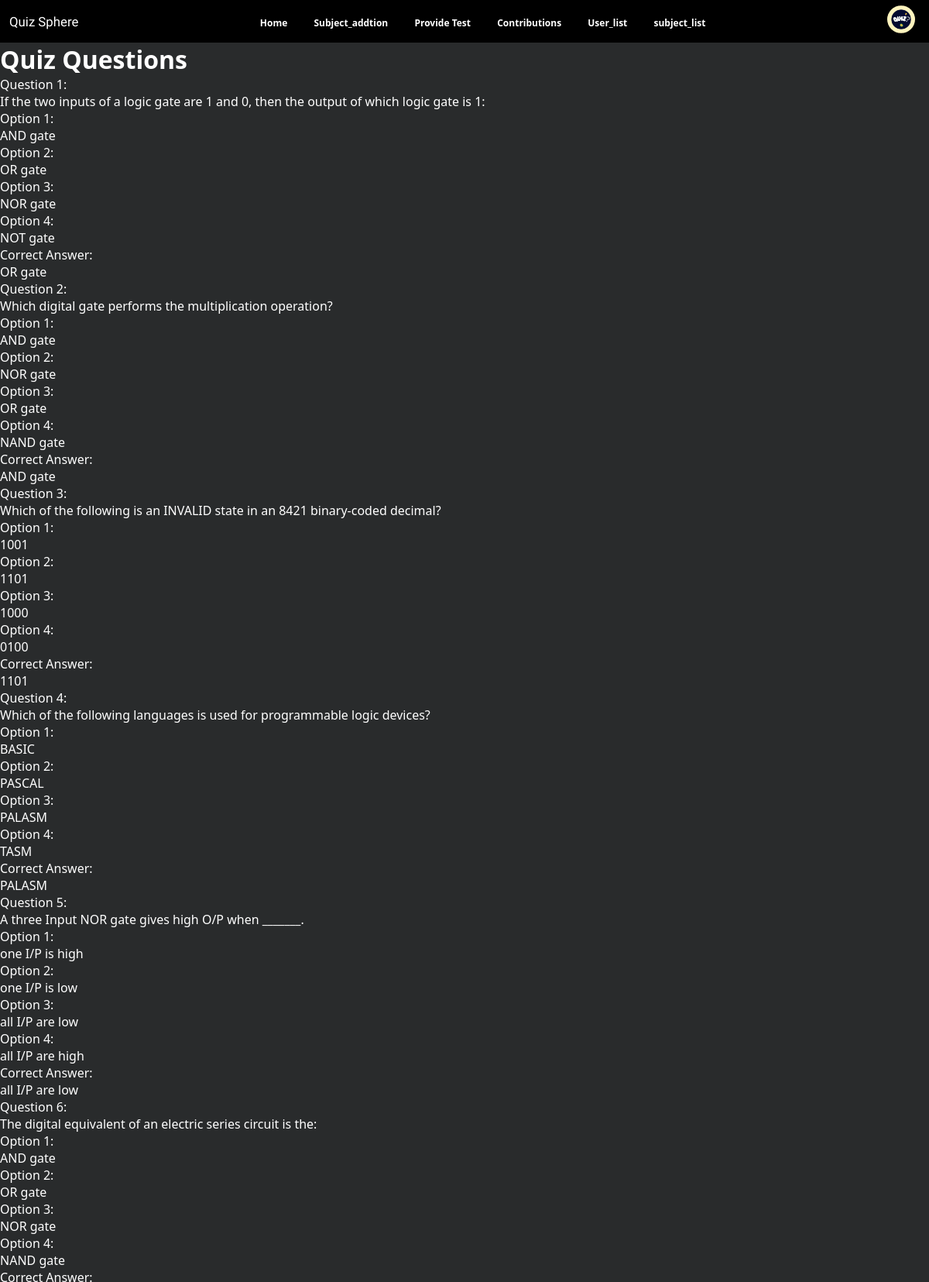
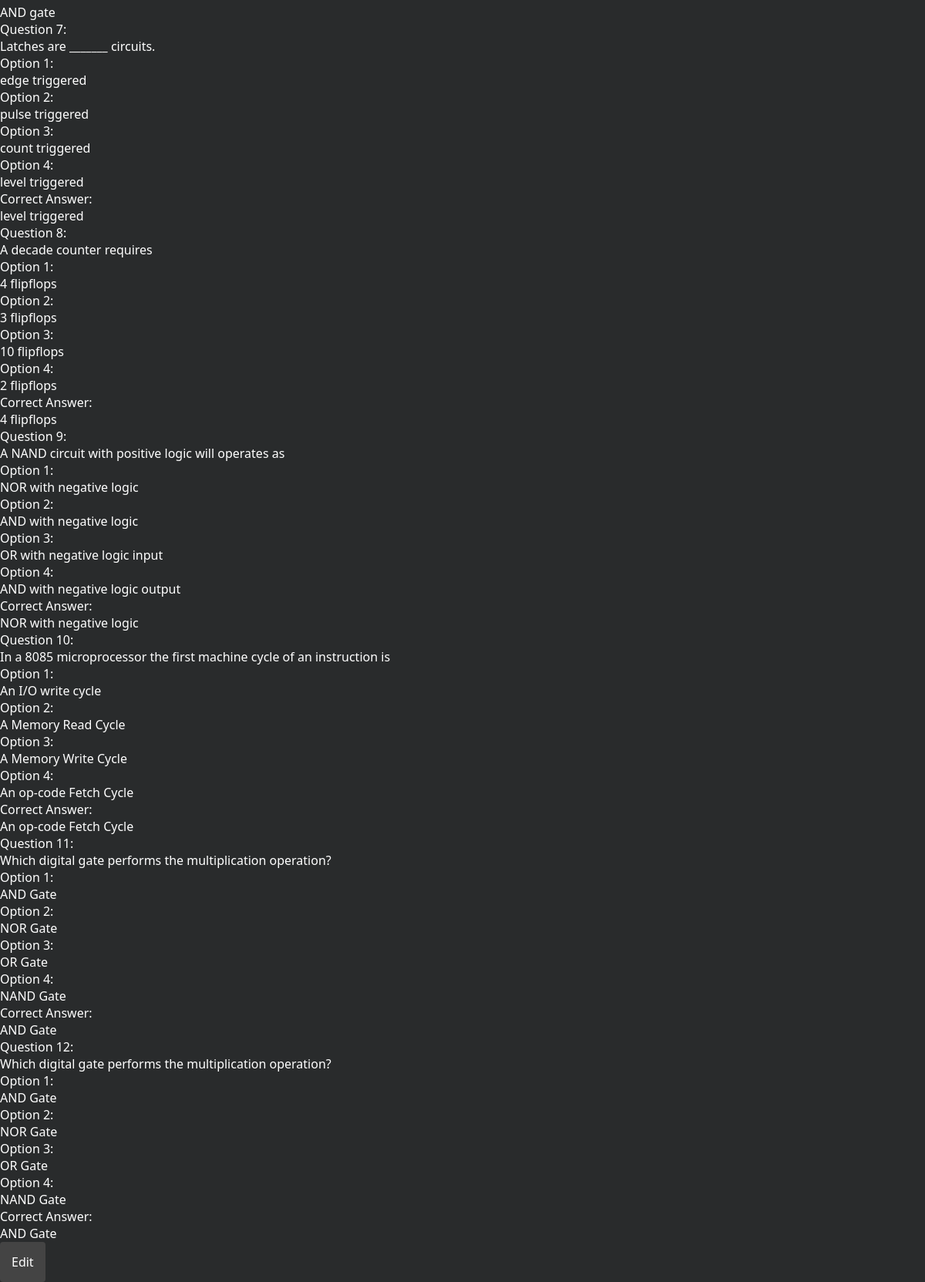
/Admin_Allpages/questions.php?paper_id=1, run on the app's committed database (2 pictures, top to bottom).
### tables this page shows
CREATE TABLE `exam_questions` (
  `question_id` int(11) NOT NULL,
  `paper_id` int(11) DEFAULT NULL,
  `question` text NOT NULL,
  `option1` varchar(255) NOT NULL,
  `option2` varchar(255) NOT NULL,
  `option3` varchar(255) NOT NULL,
  `option4` varchar(255) NOT NULL,
  `correct_answer` varchar(255) NOT NULL
);

### Admin_Allpages/questions.php (the view, shortened to what this page needs)
<?php
$editMode = isset($_GET['edit']);
include_once '../config.php';
$paper_id = isset($_GET['paper_id']) ? intval($_GET['paper_id']) : 0;
$sql = "SELECT * FROM exam_questions WHERE paper_id = $paper_id";
$result = $conn->query($sql);
$questionNumber = 1;
?>
<!DOCTYPE html>
<html lang="en">
<head>
    <link rel="stylesheet" href="css/style.css">
    <link rel="stylesheet" href="../Navber/style.css">
</head>
<body>
    <?php
    include_once '../Navber/adminnav.php';
    ?>
    <h1><?php echo $editMode ? "Edit Quiz Questions" : "Quiz Questions"; ?></h1>
    <?php
    if ($result->num_rows > 0) {
        echo "<form action='submit_changes.php' method='post'>";
        while ($row = $result->fetch_assoc()) {
            echo "<div class='question-container'>";
            echo "<label>Question " . $questionNumber . ":</label><br>";
            if ($editMode) {
                echo "<input type='text' name='question[" . $row['id'] . "]' value='" . $row['question'] . "'><br>";
            } else {
                echo "<p>" . $row['question'] . "</p>";
            }
            echo "<label>Option 1: </label><br>";
            echo $editMode ? "<input type='text' name='option1[" . $row['id'] . "]' value='" . $row['option1'] . "'><br>" : "<p>" . $row['option1'] . "</p>";
            echo "<label>Option 2: </label><br>";
            echo $editMode ? "<input type='text' name='option2[" . $row['id'] . "]' value='" . $row['option2'] . "'><br>" : "<p>" . $row['option2'] . "</p>";
            echo "<label>Option 3: </label><br>";
            echo $editMode ? "<input type='text' name='option3[" . $row['id'] . "]' value='" . $row['option3'] . "'><br>" : "<p>" . $row['option3'] . "</p>";
            echo "<label>Option 4: </label><br>";
            echo $editMode ? "<input type='text' name='option4[" . $row['id'] . "]' value='" . $row['option4'] . "'><br>" : "<p>" . $row['option4'] . "</p>";
            echo "<label>Correct Answer: </label><br>";
            echo $editMode ? "<input type='text' name='correct_answer[" . $row['id'] . "]' value='" . $row['correct_answer'] . "'><br>" : "<p>" . $row['correct_answer'] . "</p>";
            echo "</div>";
            $questionNumber++;
        }
        echo "</form>";
        if (!$editMode) {
            echo "<a href='questions.php?paper_id=$paper_id&edit=true'><button class='button-style'>Edit</button></a>";
        }
    } else {
        echo "<p>No questions found for this paper.</p>";
    }
    ?>
</body>
</html>

### Admin_Allpages/css/style.css (style rules this page uses)
* { margin: 0; padding: 0; font-family: system-ui, -apple-system, BlinkMacSystemFont, "Segoe UI", Roboto, Oxygen, Ubuntu, Cantarell, "Open Sans", "Helvetica Neue", sans-serif; }
body { background-color: #292b2c; color: #ffffff; }

### Navber/style.css (style rules this page uses)
* { font-family: Arial, sans-serif; margin: 0; padding: 0; }
body { font-family: Arial, sans-serif; }
button { padding: 15px; font-size: 1em; background: #444; color: white; border: none; border-radius: 4px; cursor: pointer; outline: none; }

### data on the page
exam_questions: question "If the two inputs of a logic gate are 1 and 0, then the output of which logic gate is 1:", option1 "AND gate", option2 "OR gate", option3 "NOR gate", option4 "NOT gate", correct_answer "OR gate"
exam_questions: question "Which digital gate performs the multiplication operation?", option1 "AND gate", option2 "NOR gate", option3 "OR gate", option4 "NAND gate", correct_answer "AND gate"
exam_questions: question "Which of the following is an INVALID state in an 8421 binary-coded decimal?", option1 "1001", option2 "1101", option3 "1000", option4 "0100", correct_answer "1101"
exam_questions: question "Which of the following languages is used for programmable logic devices?", option1 "BASIC", option2 "PASCAL", option3 "PALASM", option4 "TASM", correct_answer "PALASM"
exam_questions: question "A three Input NOR gate gives high O/P when _______.", option1 "one I/P is high", option2 "one I/P is low", option3 "all I/P are low", option4 "all I/P are high", correct_answer "all I/P are low"
exam_questions: question "The digital equivalent of an electric series circuit is the:", option1 "AND gate", option2 "OR gate", option3 "NOR gate", option4 "NAND gate", correct_answer "AND gate"
exam_questions: question "Latches are _______ circuits.", option1 "edge triggered", option2 "pulse triggered", option3 "count triggered", option4 "level triggered", correct_answer "level triggered"
exam_questions: question "A decade counter requires", option1 "4 flipflops", option2 "3 flipflops", option3 "10 flipflops", option4 "2 flipflops", correct_answer "4 flipflops"
exam_questions: question "A NAND circuit with positive logic will operates as", option1 "NOR with negative logic", option2 "AND with negative logic", option3 "OR with negative logic input", option4 "AND with negative logic output", correct_answer "NOR with negative logic"
exam_questions: question "In a 8085 microprocessor the first machine cycle of an instruction is", option1 "An I/O write cycle", option2 "A Memory Read Cycle", option3 "A Memory Write Cycle", option4 "An op-code Fetch Cycle", correct_answer "An op-code Fetch Cycle"
exam_questions: question "Which digital gate performs the multiplication operation?", option1 "AND Gate", option2 "NOR Gate", option3 "OR Gate", option4 "NAND Gate", correct_answer "AND Gate"
exam_questions: question "Which digital gate performs the multiplication operation?", option1 "AND Gate", option2 "NOR Gate", option3 "OR Gate", option4 "NAND Gate", correct_answer "AND Gate"
